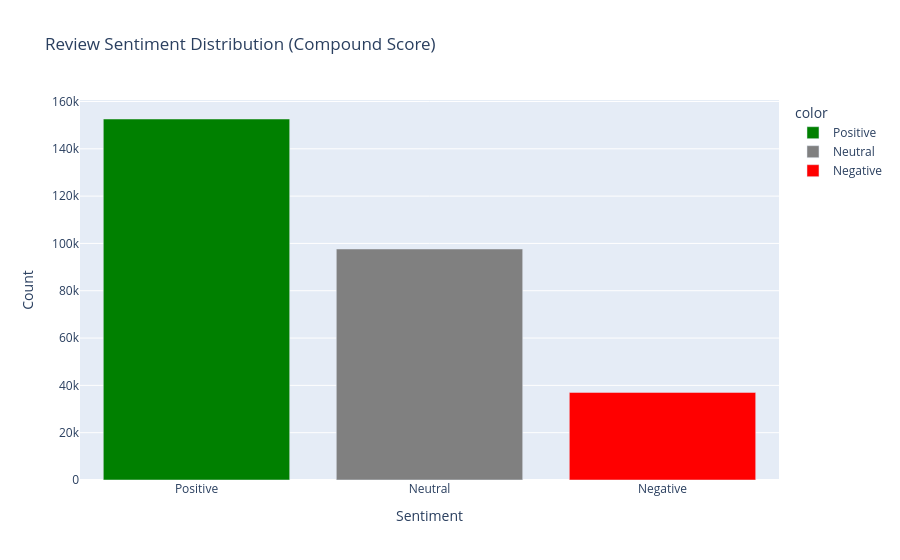

Notebook source saved alongside this figure:
### Code cell
# Sentiment label bar chart
label_counts = data["Sentiment_Label"].value_counts()
fig = px.bar(
    x=label_counts.index,
    y=label_counts.values,
    color=label_counts.index,
    color_discrete_map={"Positive": "green", "Negative": "red", "Neutral": "gray"},
    title="Review Sentiment Distribution (Compound Score)",
    labels={"x": "Sentiment", "y": "Count"},
)
fig.show()

### Figure 1 — Plotly figure (JSON) as saved in the notebook; plotly's stock layout.template omitted (floating-point values rounded to 4 significant figures)
{"data": [{"hovertemplate": "color=Positive<br>Sentiment=%{x}<br>Count=%{y}<extra></extra>", "legendgroup": "Positive", "marker": {"color": "green", "pattern": {"shape": ""}}, "name": "Positive", "orientation": "v", "showlegend": true, "textposition": "auto", "type": "bar", "x": ["Positive"], "xaxis": "x", "y": [152594], "yaxis": "y"}, {"hovertemplate": "color=Neutral<br>Sentiment=%{x}<br>Count=%{y}<extra></extra>", "legendgroup": "Neutral", "marker": {"color": "gray", "pattern": {"shape": ""}}, "name": "Neutral", "orientation": "v", "showlegend": true, "textposition": "auto", "type": "bar", "x": ["Neutral"], "xaxis": "x", "y": [97654], "yaxis": "y"}, {"hovertemplate": "color=Negative<br>Sentiment=%{x}<br>Count=%{y}<extra></extra>", "legendgroup": "Negative", "marker": {"color": "red", "pattern": {"shape": ""}}, "name": "Negative", "orientation": "v", "showlegend": true, "textposition": "auto", "type": "bar", "x": ["Negative"], "xaxis": "x", "y": [37030], "yaxis": "y"}], "layout": {"barmode": "relative", "legend": {"title": {"text": "color"}, "tracegroupgap": 0}, "title": {"text": "Review Sentiment Distribution (Compound Score)"}, "xaxis": {"anchor": "y", "domain": [0, 1], "title": {"text": "Sentiment"}}, "yaxis": {"anchor": "x", "domain": [0, 1], "title": {"text": "Count"}}}}
